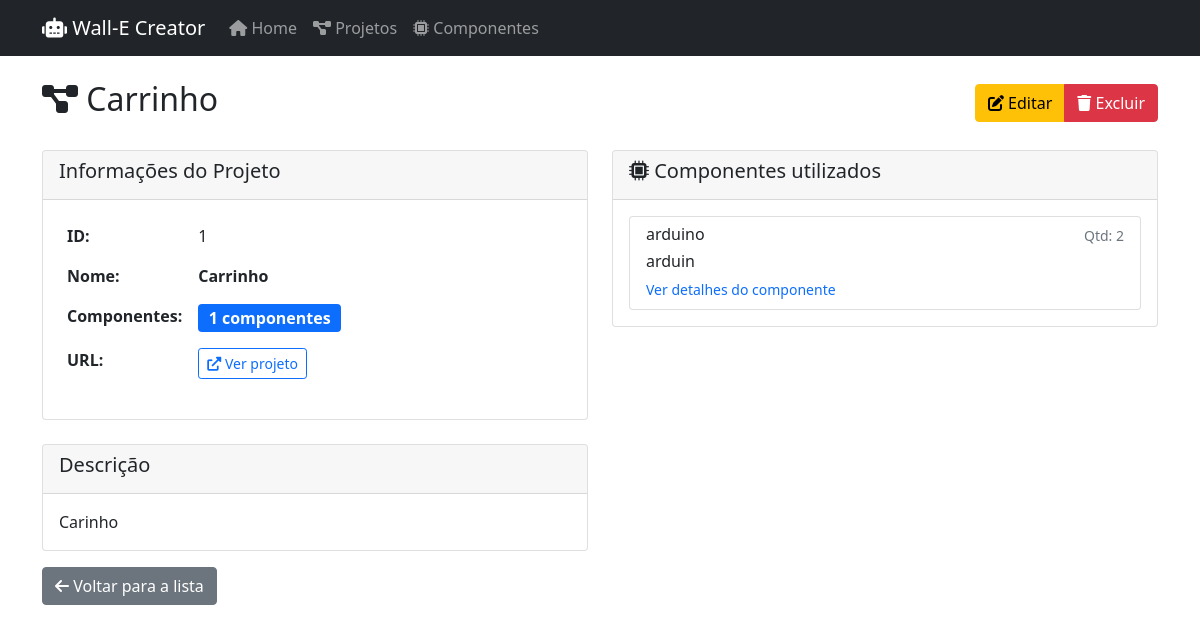
The app's page /projeto/detalhes/1 with its own data.
### app/models.py (models this page shows, shortened)
class Projeto(db.Model):
    id: so.Mapped[int] = so.mapped_column(primary_key=True)
    nome: so.Mapped[str] = so.mapped_column(sa.String(100), index=True, unique=True)
    descricao: so.Mapped[str] = so.mapped_column(sa.Text)
    url: so.Mapped[str] = so.mapped_column(sa.String(200))
    componentes: so.Mapped[List['Componente']] = so.relationship(
        'Componente',
        secondary='projeto_componente',
        back_populates='projetos'
    )

class Componente(db.Model):
    id: so.Mapped[int] = so.mapped_column(primary_key=True)
    nome: so.Mapped[str] = so.mapped_column(sa.String(100), index=True)
    descricao: so.Mapped[str] = so.mapped_column(sa.Text)
    url: so.Mapped[str] = so.mapped_column(sa.String(200))
    quantidade: so.Mapped[int] = so.mapped_column(sa.Integer, default=0)
    projetos: so.Mapped[List[Projeto]] = so.relationship(
        'Projeto',
        secondary='projeto_componente',
        back_populates='componentes'
    )

### app/routes.py (the view)
@bp.route('/projeto/detalhes/<int:id>')
def detalhes_projeto(id):
    projeto = db.session.get(Projeto, id)
    if not projeto:
        flash('Projeto não encontrado.', 'error')
        return redirect(url_for('main.lista_projetos'))
    return render_template('detalhes_projeto.html', title=projeto.nome, projeto=projeto)

### app/templates/detalhes_projeto.html
{% extends "base.html" %}
{% block content %}
<div class="d-flex justify-content-between align-items-center mb-4">
    <h2><i class="fas fa-project-diagram"></i> {{ projeto.nome }}</h2>
    <div class="btn-group">
        <a href="{{ url_for('main.editar_projeto', id=projeto.id) }}" class="btn btn-warning">
            <i class="fas fa-edit"></i> Editar
        </a>
        <a href="{{ url_for('main.excluir_projeto', id=projeto.id) }}" class="btn btn-danger"
           onclick="return confirm('Tem certeza que deseja excluir este projeto?')">
            <i class="fas fa-trash"></i> Excluir
        </a>
    </div>
</div>
<div class="row">
    <div class="col-md-6">
        <div class="card mb-4">
            <div class="card-header">
                <h5>Informações do Projeto</h5>
            </div>
            <div class="card-body">
                <table class="table table-borderless">
                    <tr>
                        <th width="120">ID:</th>
                        <td>{{ projeto.id }}</td>
                    </tr>
                    <tr>
                        <th>Nome:</th>
                        <td><strong>{{ projeto.nome }}</strong></td>
                    </tr>
                    <tr>
                        <th>Componentes:</th>
                        <td>
                            <span class="badge bg-primary fs-6">
                                {{ projeto.componentes|length }} componentes
                            </span>
                        </td>
                    </tr>
                    <tr>
                        <th>URL:</th>
                        <td>
                            <a href="{{ projeto.url }}" target="_blank" class="btn btn-sm btn-outline-primary">
                                <i class="fas fa-external-link-alt"></i> Ver projeto
                            </a>
                        </td>
                    </tr>
                </table>
            </div>
        </div>
        <div class="card">
            <div class="card-header">
                <h5>Descrição</h5>
            </div>
            <div class="card-body">
                <p class="card-text">{{ projeto.descricao }}</p>
            </div>
        </div>
    </div>
    <div class="col-md-6">
        <div class="card">
            <div class="card-header">
                <h5><i class="fas fa-microchip"></i> Componentes utilizados</h5>
            </div>
            <div class="card-body">
                {% if projeto.componentes %}
                    <div class="list-group">
                        {% for componente in projeto.componentes %}
                            <a href="{{ url_for('main.detalhes_componente', id=componente.id) }}" class="list-group-item list-group-item-action">
                                <div class="d-flex w-100 justify-content-between">
                                    <h6 class="mb-1">{{ componente.nome }}</h6>
                                    <small class="text-muted">Qtd: {{ componente.quantidade }}</small>
                                </div>
                                <p class="mb-1">{{ componente.descricao[:80] }}{% if componente.descricao|length > 80 %}...{% endif %}</p>
                                <small class="text-primary">Ver detalhes do componente</small>
                            </a>
                        {% endfor %}
                    </div>
                {% else %}
                    <div class="alert alert-info">
                        <i class="fas fa-info-circle"></i> Nenhum componente associado a este projeto.
                        <a href="{{ url_for('main.editar_projeto', id=projeto.id) }}" class="alert-link">Editar projeto</a>
                        para adicionar componentes.
                    </div>
                {% endif %}
            </div>
        </div>
    </div>
</div>
<div class="mt-3">
    <a href="{{ url_for('main.lista_projetos') }}" class="btn btn-secondary">
        <i class="fas fa-arrow-left"></i> Voltar para a lista
    </a>
</div>
{% endblock %}

### records on screen
Projeto: nome "Carrinho", id "1", descricao "Carinho"
Componente: nome "arduino", quantidade "2", descricao "arduin"

### other values on screen
{{ projeto.componentes|length }} "1"
